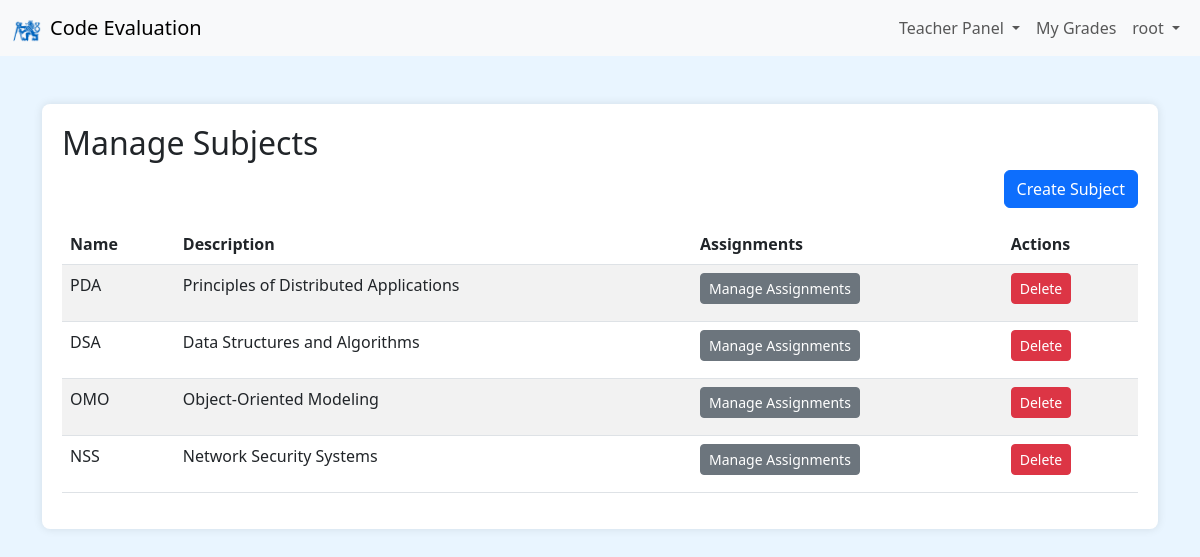
/teacher/subjects/ (signed in), run on an earlier commit of the app's database.
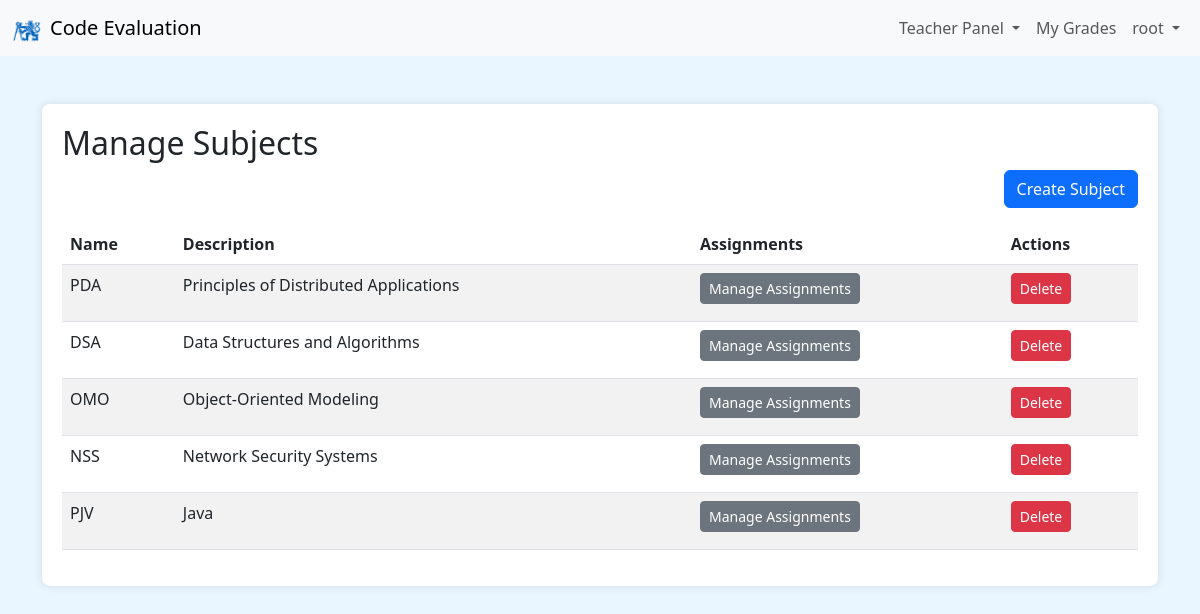
And on a later commit of the database.
### upload/models.py (models this page shows, shortened)
class Subject(models.Model):
    name = models.CharField(max_length=100)
    description = models.TextField()

### upload/views.py (the view)
# urls.py: path('teacher/subjects/', views.teacher_subject_list, name='teacher_subject_list'),
@login_required
@user_passes_test(is_teacher)
def teacher_subject_list(request):
    subjects = Subject.objects.all()
    return render(request, 'upload/teacher/subject_list.html', {
        'subjects': subjects
    })

### upload/context_processors.py (called while the page is built)
def is_teacher_context(request):
    if request.user.is_authenticated:
        is_teacher_flag = request.user.is_superuser or request.user.groups.filter(name="Teachers").exists()
    else:
        is_teacher_flag = False
    return {
        'is_teacher_flag': is_teacher_flag
    }

### upload/views.py (called while the page is built)
def is_teacher(user):
    return user.is_superuser or user.groups.filter(name='Teachers').exists()

### upload/templates/upload/teacher/subject_list.html
{% extends 'upload/base.html' %}
{% block content %}
<div class="content-container">
    <h2>Manage Subjects</h2>
    <div class="text-end mb-3">
        <a href="{% url 'upload:teacher_subject_create' %}" class="btn btn-primary">Create Subject</a>
    </div>
    <table class="table table-striped">
        <thead>
            <tr>
                <th>Name</th>
                <th>Description</th>
                <th>Assignments</th>
                <th>Actions</th>
            </tr>
        </thead>
        <tbody>
            {% for subject in subjects %}
            <tr>
                <td>{{ subject.name }}</td>
                <td>{{ subject.description|linebreaks }}</td>
                <td>
                    <a href="{% url 'upload:teacher_assignment_list' pk=subject.pk %}" class="btn btn-sm btn-secondary">
                        Manage Assignments
                    </a>
                </td>
                <td>
                    <a href="{% url 'upload:teacher_subject_delete' pk=subject.pk %}" class="btn btn-sm btn-danger">
                        Delete
                    </a>
                </td>
            </tr>
            {% empty %}
            <tr>
                <td colspan="4">No subjects found.</td>
            </tr>
            {% endfor %}
        </tbody>
    </table>
</div>
{% endblock %}

What changed in the data, as far as the page shows it:
added Subject: name "PJV", description "Java"
